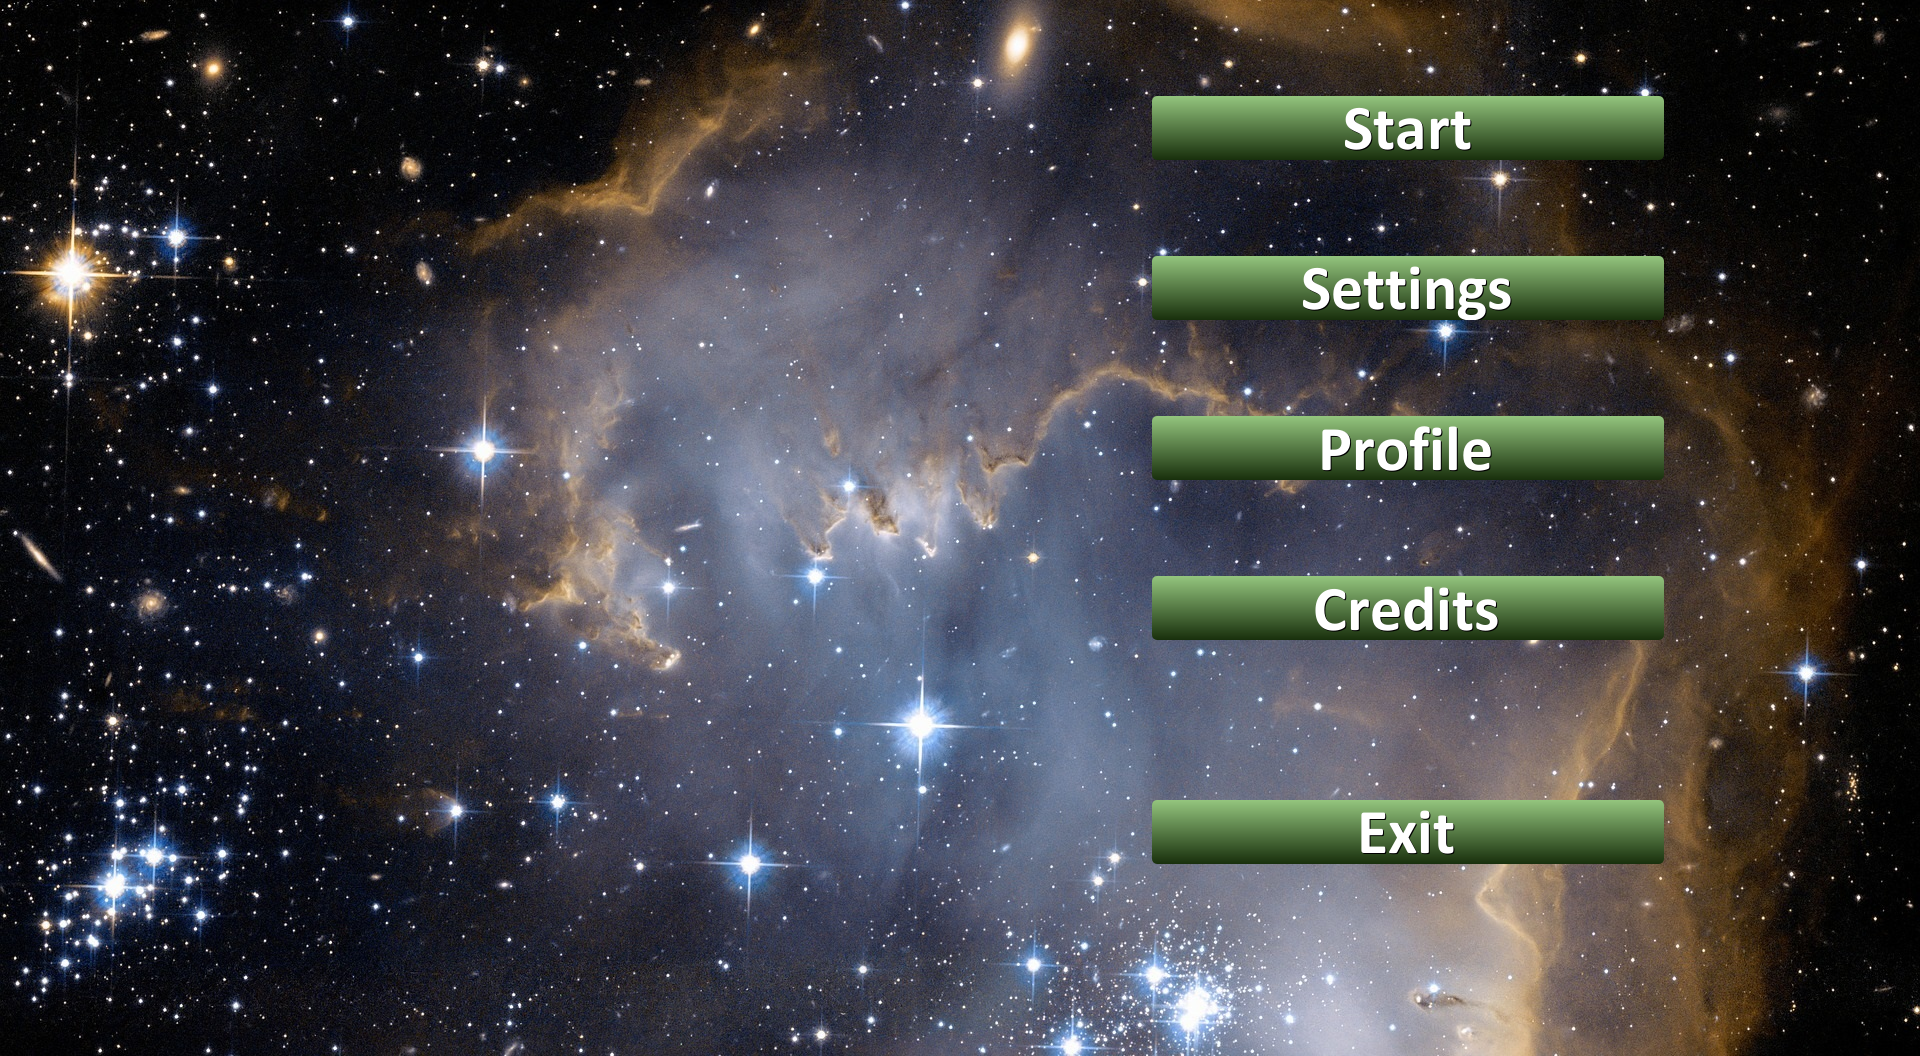

A level layout from a 2D game, rendered from its tile map. Below: a short description, then the map file with tile-grid data replaced by summaries:
An orthogonal 60x33 tile map with 32x32 px tiles, 2 tile layers (Backgrount, Buttons), 2 tilesets and 5 objects.

<map version="1.0" orientation="orthogonal" renderorder="right-down" width="60" height="33" tilewidth="32" tileheight="32" nextobjectid="8">
 <tileset firstgid="1" name="menuButtons" tilewidth="512" tileheight="64" tilecount="5">
  <tile id="0">
   <image width="512" height="64" source="button(1).png" />
  </tile>
  <tile id="1">
   <image width="512" height="64" source="button(2).png" />
  </tile>
  <tile id="2">
   <image width="512" height="64" source="button(3).png" />
  </tile>
  <tile id="3">
   <image width="512" height="64" source="button(4).png" />
  </tile>
  <tile id="4">
   <image width="512" height="64" source="button(5).png" />
  </tile>
 </tileset>
 <tileset firstgid="6" name="Background" tilewidth="1920" tileheight="1080" tilecount="1">
  <tile id="0">
   <image width="1920" height="1080" source="star-clusters-74052_1920.jpg" />
  </tile>
 </tileset>
 <layer name="Backgrount" width="60" height="33">
  <data>[1980 cells, 1 non-empty, 1 distinct tile ids]</data>
 </layer>
 <layer name="Buttons" width="60" height="33">
  <data>[1980 cells, 5 non-empty, 5 distinct tile ids]</data>
 </layer>
 <objectgroup name="ButtonRectangle">
  <object id="1" x="1156" y="96" width="508" height="62.6667" />
  <object id="2" x="1153.33" y="254.667" width="509.333" height="62.6667" />
  <object id="3" x="1152" y="414.667" width="510.667" height="61.3333" />
  <object id="5" x="1152" y="576" width="510.667" height="62.6667" />
  <object id="6" x="1152" y="800" width="509.333" height="64" />
 </objectgroup>
</map>